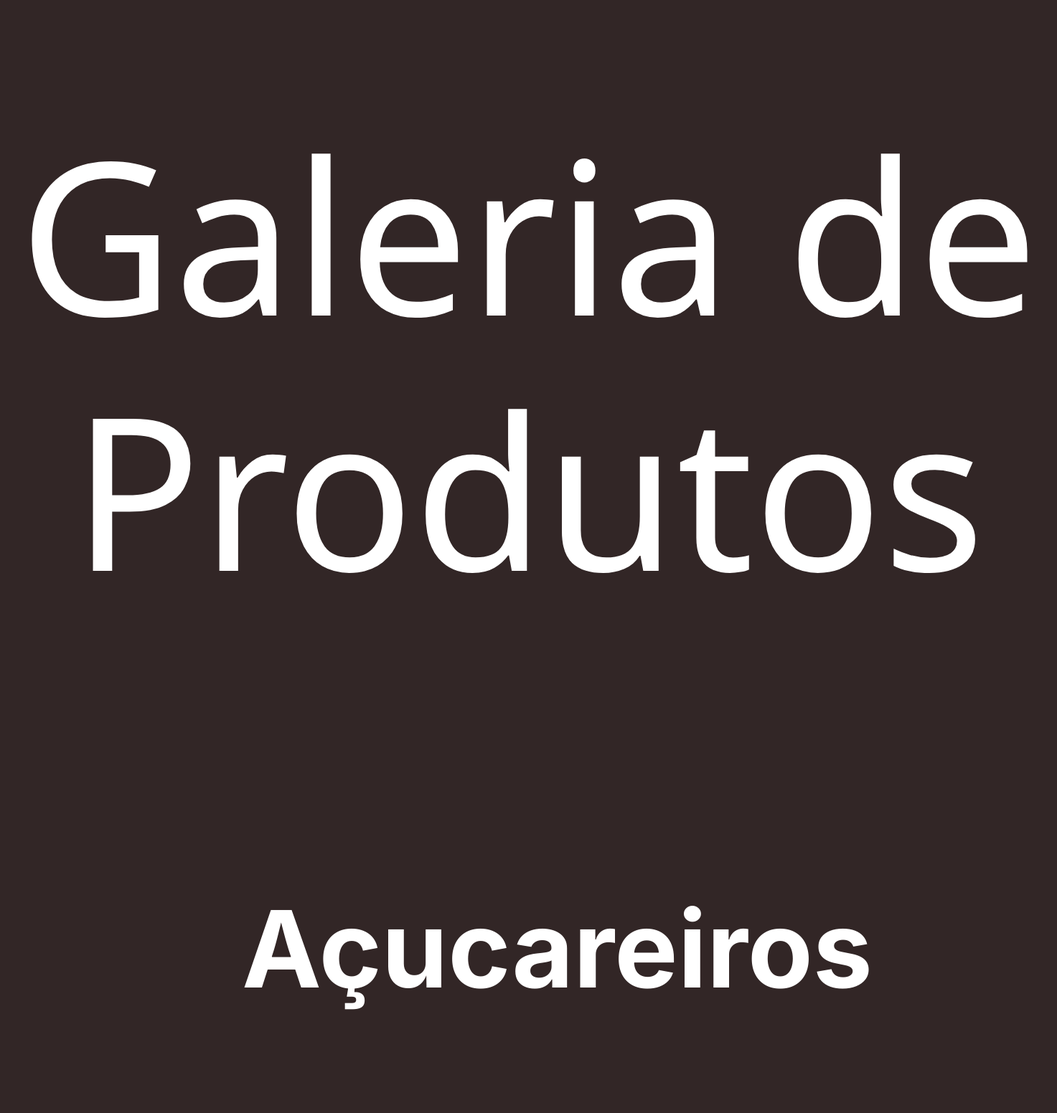
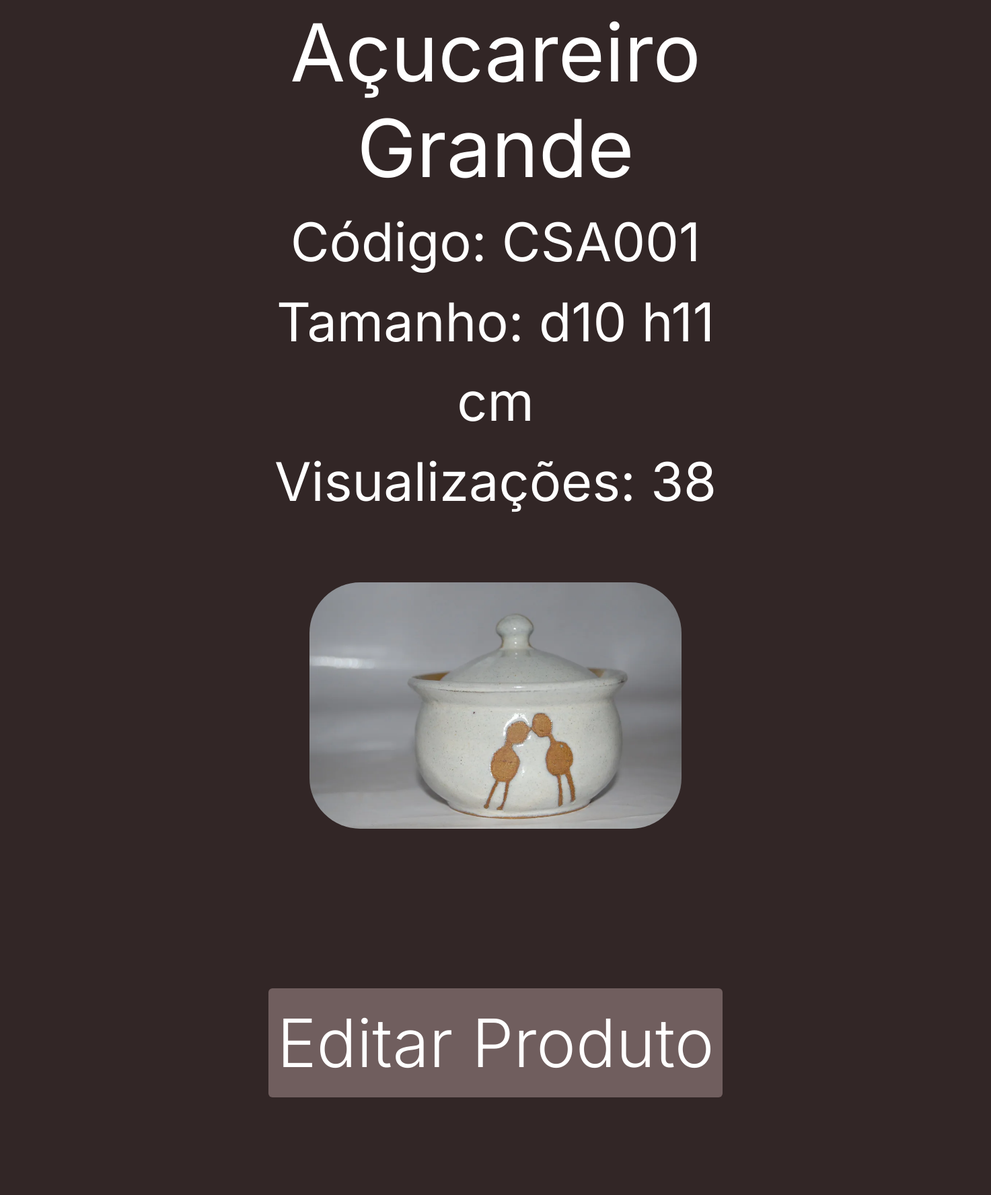
Page /gestao/galeria/ (signed in, upper part) on the committed database (2 pictures, top to bottom).
### gestao/models.py (models this page shows, shortened)
class Category(models.Model):
    name = models.CharField(max_length=100, unique=True)
    photo = models.ImageField(upload_to='categorias_fotos/', blank=False, default='null')

class Product(models.Model):
    name = models.CharField(max_length=200, unique=True)
    code = models.CharField(max_length=50, unique=True)
    size = models.CharField(max_length=255)
    category = models.ForeignKey(
        Category,
        on_delete=models.SET_NULL,
        null=True,
        blank = True,
        )
    views = models.PositiveIntegerField(default=0)
    photos = models.JSONField(default=list, blank=False)

### gestao/views.py (the view)
# urls.py: path('galeria/', views.galeria, name='galeria'),
@login_required
def galeria(request):
    categories = Category.objects.all().order_by('name')
    products = Product.objects.all()
    category_products = {
        category: Product.objects.filter(category=category).order_by('name')
        for category in categories
    }
    context = {
        'categories': categories,
        'products': products,
        'category_products': category_products,
    }
    return render(request, 'galeria.html', context)

### gestao/templates/galeria.html (shortened to what this page needs)
{% extends "base.html" %} {% load static %}
    {% block css %}
    <link
      rel="stylesheet"
      type="text/css"
      href="{% static 'css/galeria.css' %}"
    />
    {% endblock %}
    {% block header %}{% endblock %} {% block 'dashboard' %}
    <div class="center">
      <h1 class="cabecalho s60">Galeria de Produtos</h1>
    </div>
    <div>
      {% for category, products_list in category_products.items %}
      <div class="cat">
        <h1 class="titulo s30">{{ category.name }}</h1>
        <div class="horizontal">
          {% if products_list %} {% for product in products_list %}
          <div class="vertical">
            <h5 class="produto s24">{{ product.name }}</h5>
            <h7 class="produto s16">Código: {{ product.code }}</h7>
            <h7 class="produto s16">Tamanho: {{ product.size }}</h7>
            <h7 class="produto s16">Visualizações: {{ product.views }}</h7>
            {% if product.photos %}
            <img
              src="../../media/{{ product.photos.0 }}"
              alt="Imagem de {{ product.name }}"
              class="product-photo"
            />
            {% else %}
            <p class="texto">Sem Imagens</p>
            {% endif %}
            <div class="center">
              <a
                href="{% url 'editar' product.id %}"
                class="btn btn-edit s20 noWrap"
                >Editar Produto</a
              >
            </div>
          </div>
          {% endfor %}
          {% endif %}
        </div>
      </div>
      {% endfor %}
    </div>
    {% endblock %}{% block footer %}{% endblock %}

### static/css/galeria.css (style rules this page uses)
.background { width: 100%; height: 100%; background-color: var(--fundo); }
.cat { padding-top: 4.07vmax; padding-bottom: 4.07vmax; }
.cabecalho { text-align: center; color: var(--texto); }

### static/css/variables.css (style rules this page uses)
:root { --fundo: #322626; --texto: #ffffff; --texto-hover: #9f8272; --texto-click: #a26e51; --placeholder: #b0a4a3; --destaque: #3e3131; --botao-off: #705e5e; --botao-hover: #5c4646; --botao-click: #4b2e2e; --font-family: "Inter"; }

### static/css/atributos.css (style rules this page uses)
.horizontal { display: grid; grid-template-columns: repeat(auto-fill, minmax(calc(25% - 0.81vmax), 1fr)); gap: 0.81vmax; row-gap: 8.13vmax; padding-left: 8.13vmax; padding-right: 8.13vmax; margin-top: 1.63vmax; align-items: center; justify-items: center; }
.vertical { display: flex; flex-direction: column; box-sizing: border-box; min-width: 4.07vmax; align-items: center; justify-content: center; margin-left: 0vmax; }
.center { align-content: center !important; align-items: center !important; align-self: center !important; justify-content: center !important; display: flex; flex-direction: column; margin-top: 1.63vmax; gap: 1.63vmax; }

### static/css/buttons.css (style rules this page uses)
.btn { text-decoration: none; display: inline-block; padding: 0.4vmax 0.81vmax; border: none; border-radius: 0.25rem; cursor: pointer; font-weight: bold; color: var(--texto) !important; font-family: "Inter" !important; font-weight: 300 !important; }
.btn-edit { color: var(--texto) !important; font-family: "Inter" !important; font-weight: 300 !important; background-color: var(--botao-off) !important; }

### static/css/produtos.css (style rules this page uses)
.produto { margin-left: 0vmax; color: var(--texto); font-family: "Inter"; font-weight: 400; text-align: center; }
.product-photo { height: 4.07vmax; margin-top: 1vmax; margin-bottom: 1vmax; border-radius: 0.84vmax; }

### static/css/home.css (style rules this page uses)
h1 { text-align: center; }
a { color: white; text-decoration: none; padding: 20px; }

### rows in the picture
Category: name "Açucareiros"
Product: name "Açucareiro Grande", code "CSA001", size "d10 h11 cm", views "38"
